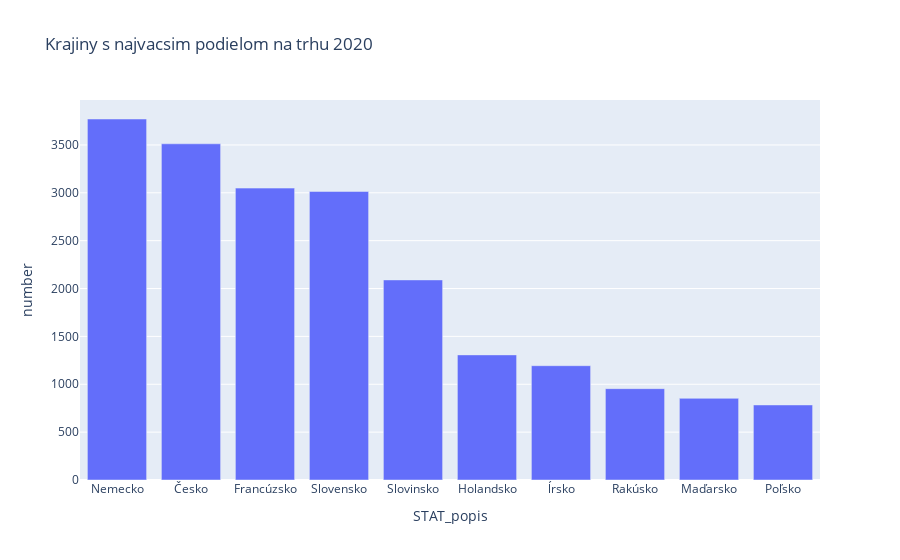

The notebook cell saved with this chart:
### Code cell
px.bar(table2020.head(10), x='STAT_popis', y='number', title='Krajiny s najvacsim podielom na trhu 2020')

### Figure 1 — Plotly figure (JSON) as saved in the notebook; plotly's stock layout.template omitted (floating-point values rounded to 4 significant figures)
{"data": [{"alignmentgroup": "True", "hovertemplate": "STAT_popis=%{x}<br>number=%{y}<extra></extra>", "legendgroup": "", "marker": {"color": "#636efa"}, "name": "", "offsetgroup": "", "orientation": "v", "showlegend": false, "textposition": "auto", "type": "bar", "x": ["Nemecko", "Česko", "Francúzsko", "Slovensko", "Slovinsko", "Holandsko", "ĺrsko", "Rakúsko", "Maďarsko", "Poľsko"], "xaxis": "x", "y": [3771, 3512, 3049, 3014, 2090, 1307, 1194, 954, 853, 784], "yaxis": "y"}], "layout": {"barmode": "relative", "legend": {"tracegroupgap": 0}, "title": {"text": "Krajiny s najvacsim podielom na trhu 2020"}, "xaxis": {"anchor": "y", "domain": [0, 1], "title": {"text": "STAT_popis"}}, "yaxis": {"anchor": "x", "domain": [0, 1], "title": {"text": "number"}}}}
